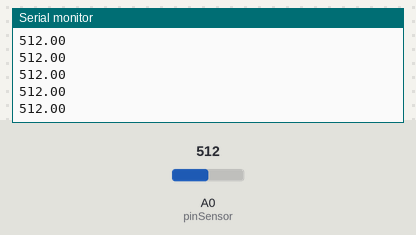
The sketch below on a simulated Arduino Uno, built with avr-gcc and run on an emulated ATmega328P. Shown: the last lines printed to the serial monitor. The test bench sets the inputs (shaded band); at power-on: A0 (pinSensor) = 512.

Above: at 1.2 s.
1.3 s: A0 (pinSensor) set to 716
At 1.8 s:
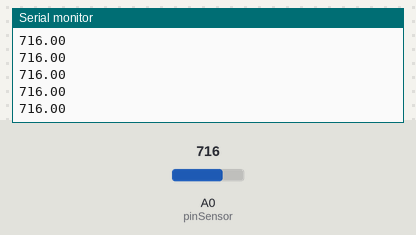
2.8 s: A0 (pinSensor) set to 900
At 3.5 s:
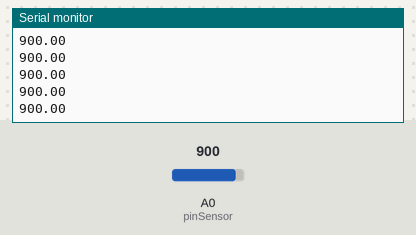
Timing chart, 0 to 5.8 s (numbered marks = the images above; inputs shaded):
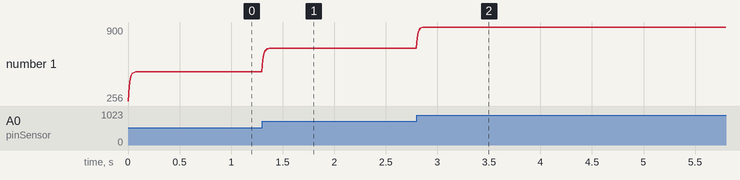

The sketch:

Arduino.ino
```cpp
const int pinSensor = A0;

float k = 0.5;
float nilai_filter = 0;

void setup() {

  Serial.begin(115200);
  pinMode(pinSensor, INPUT);
}

void loop() {
  // 1. Membaca data mentah dari sensor
  int nilai_mentah = analogRead(pinSensor);

  // 2. Menghaluskan sinyal dengan algoritma Exponential Filter
  nilai_filter = (k * nilai_mentah) + ((1 - k) * nilai_filter);

  // 3. Mengirimkan HANYA nilai yang sudah dihaluskan ke Python (Uncomment jika butuh nilai mentah yang belum di filter)
  Serial.println(nilai_filter);
  // Serial.println(nilai_mentah);

  // 4. Pengaturan waktu (Sampling Rate 100 Hz)
  delay(10);
}
```

Measured:
- after the input at 1.3 s, the serial monitor: prints a new line at once (image 1)
- after the input at 2.8 s, the serial monitor: prints a new line at once (image 2)
- plotted number 1: 512 → 716 after the input at 1.3 s, 716 → 900 after the input at 2.8 s
